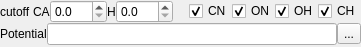
<?xml version="1.0" encoding="UTF-8"?>
<ui version="4.0">
 <class>Form</class>
 <widget class="QWidget" name="Form">
  <property name="geometry">
   <rect>
    <x>0</x>
    <y>0</y>
    <width>361</width>
    <height>47</height>
   </rect>
  </property>
  <property name="windowTitle">
   <string>Form</string>
  </property>
  <layout class="QGridLayout" name="gridLayout">
   <property name="margin">
    <number>0</number>
   </property>
   <property name="spacing">
    <number>0</number>
   </property>
   <item row="2" column="0" colspan="4">
    <layout class="QHBoxLayout" name="horizontalLayout">
     <property name="spacing">
      <number>0</number>
     </property>
     <item>
      <widget class="QLabel" name="label">
       <property name="text">
        <string>cutoff </string>
       </property>
      </widget>
     </item>
     <item>
      <widget class="QLabel" name="label_4">
       <property name="text">
        <string>CA</string>
       </property>
      </widget>
     </item>
     <item>
      <widget class="QDoubleSpinBox" name="doubleSpinBox_2">
       <property name="sizePolicy">
        <sizepolicy hsizetype="Expanding" vsizetype="Fixed">
         <horstretch>0</horstretch>
         <verstretch>0</verstretch>
        </sizepolicy>
       </property>
       <property name="decimals">
        <number>1</number>
       </property>
      </widget>
     </item>
     <item>
      <widget class="QLabel" name="label_2">
       <property name="text">
        <string>H</string>
       </property>
      </widget>
     </item>
     <item>
      <widget class="QDoubleSpinBox" name="doubleSpinBox">
       <property name="sizePolicy">
        <sizepolicy hsizetype="Expanding" vsizetype="Fixed">
         <horstretch>0</horstretch>
         <verstretch>0</verstretch>
        </sizepolicy>
       </property>
       <property name="decimals">
        <number>1</number>
       </property>
      </widget>
     </item>
     <item>
      <spacer name="horizontalSpacer">
       <property name="orientation">
        <enum>Qt::Horizontal</enum>
       </property>
       <property name="sizeHint" stdset="0">
        <size>
         <width>40</width>
         <height>20</height>
        </size>
       </property>
      </spacer>
     </item>
     <item>
      <layout class="QHBoxLayout" name="horizontalLayout_3">
       <property name="spacing">
        <number>0</number>
       </property>
       <item>
        <widget class="QCheckBox" name="checkBox_2">
         <property name="text">
          <string>CN</string>
         </property>
         <property name="checked">
          <bool>true</bool>
         </property>
        </widget>
       </item>
       <item>
        <widget class="QCheckBox" name="checkBox_4">
         <property name="text">
          <string>ON</string>
         </property>
         <property name="checked">
          <bool>true</bool>
         </property>
        </widget>
       </item>
       <item>
        <widget class="QCheckBox" name="checkBox">
         <property name="text">
          <string>OH</string>
         </property>
         <property name="checked">
          <bool>true</bool>
         </property>
        </widget>
       </item>
       <item>
        <widget class="QCheckBox" name="checkBox_3">
         <property name="text">
          <string>CH</string>
         </property>
         <property name="checked">
          <bool>true</bool>
         </property>
        </widget>
       </item>
      </layout>
     </item>
    </layout>
   </item>
   <item row="3" column="0">
    <widget class="QLabel" name="label_3">
     <property name="text">
      <string>Potential</string>
     </property>
    </widget>
   </item>
   <item row="3" column="1">
    <widget class="QLineEdit" name="lineEdit_3">
     <property name="readOnly">
      <bool>true</bool>
     </property>
    </widget>
   </item>
   <item row="3" column="2">
    <widget class="QToolButton" name="toolButton">
     <property name="text">
      <string>...</string>
     </property>
    </widget>
   </item>
  </layout>
  <action name="actionLoad_potential">
   <property name="text">
    <string>Load potential</string>
   </property>
  </action>
 </widget>
 <resources/>
 <connections/>
</ui>
